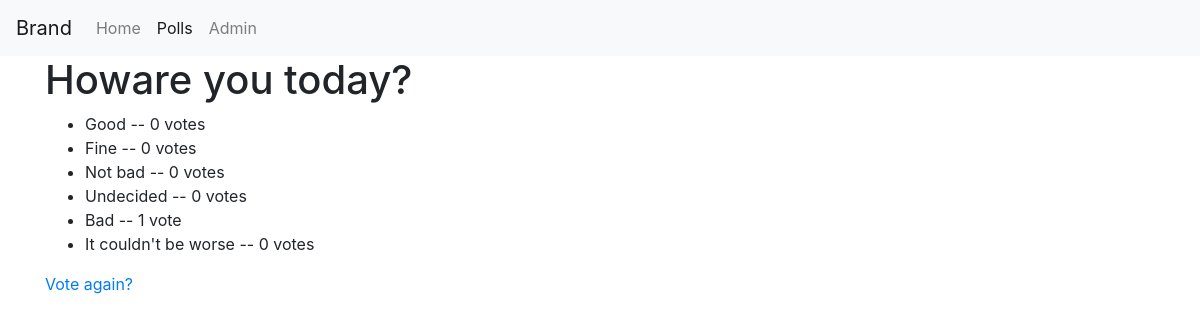
Screenshot of /5/results/ with the database file from the repository.
### polls/models.py (models this page shows, shortened)
class Question(Model):
    question_text = CharField(max_length=200)
    pub_date = DateTimeField("publishing date")
    def was_published_recently(self):
        now = timezone.now()
        a_day_ago = now - timedelta(days=1)
        return a_day_ago <= self.pub_date <= now
    was_published_recently.short_description = "Published recently?"
    was_published_recently.admin_order_field = "pub_date"
    was_published_recently.boolean = True

class Choice(Model):
    question = ForeignKey(Question, on_delete=CASCADE)
    choice_text = CharField(max_length=200)
    votes = IntegerField(default=0)

### polls/views.py (the view)
def results(request, question_id):
    question = get_object_or_404(Question, pk=question_id)
    if question.pub_date <= timezone.now():
        return render(request, "polls/results.html", {"question": question})
    raise Http404("This question is not yet published!")

### polls/templates/polls/results.html (shortened to what this page needs)
{% extends "polls/base.html" %}
{% block content %}
<h1>{{ question.question_text }}</h1>
<ul>
    {% for choice in question.choice_set.all %}
    <li>{{ choice.choice_text }} -- {{ choice.votes }} vote{{ choice.votes|pluralize }}</li>
    {% endfor %}
</ul>
<a href="{% url 'polls:detail' question.id %}">Vote again?</a>
{% endblock content %}

### rows the page displays
Question: question_text "Howare you today?"
Choice: choice_text "Good", votes "0"
Choice: choice_text "Fine", votes "0"
Choice: choice_text "Not bad", votes "0"
Choice: choice_text "Undecided", votes "0"
Choice: choice_text "Bad", votes "1"
Choice: choice_text "It couldn't be worse", votes "0"
